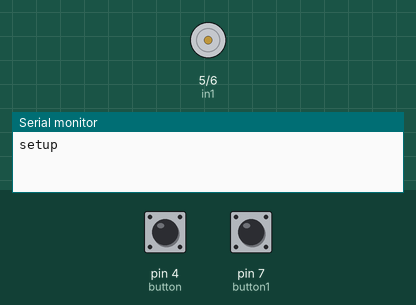
Simulated run of this sketch. Board: Arduino Uno, built with avr-gcc and run on an emulated ATmega328P. Parts: motor-driver pin pairs drawn as motors (green arrow = first pin HIGH = forward, orange = second pin HIGH = backward, longer = more drive), the last lines printed to the serial monitor. Inputs (shaded band) come from the test bench; at power-on: pin 4 (button) LOW, pin 7 (button1) LOW.

Above: at 1.2 s.
1.3 s: pin 4 (button) pulled HIGH for 0.15 s
At 2.5 s:
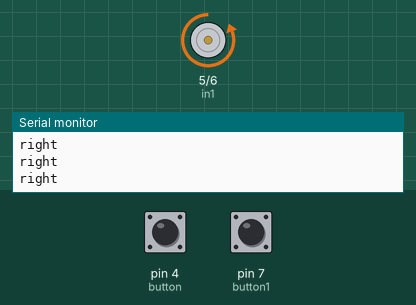
2.9 s: pin 4 (button) pulled HIGH for 1 s
At 3.4 s:
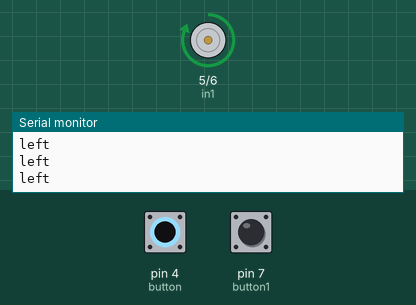
Timing chart, 0 to 5.9 s (numbered marks = the images above; inputs shaded):
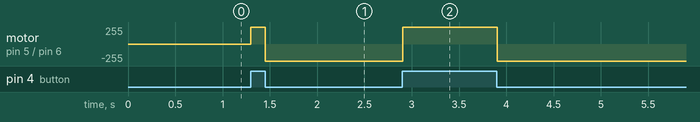

Measured:
- after the input at 1.3 s, motor on pin 5 (in1) / pin 6 (in2): stopped → forward 255/255 at once, → backward 255/255 0.15 s later
- after the input at 2.9 s, motor on pin 5 (in1) / pin 6 (in2): backward 255/255 → forward 255/255 at once, → backward 255/255 1.0 s later

The sketch:

motorComBotao.ino
```cpp
#define in1 5
#define in2 6
#define button 4
#define button1 7


int pressed = false;
bool parado = true ;
// the setup function runs once when you press reset or power the board
void setup() {
  Serial.begin(9600);
  Serial.println("setup");
  pinMode(in1, OUTPUT);
  pinMode(in2, OUTPUT);
  pinMode(button, INPUT);
  pinMode(button1, INPUT);
}

// the loop function runs over and over again forever
void loop() {
  // Read button - Debounce
     digitalRead(button);
     if(!parado){
        if (digitalRead(button)== 1){

      digitalWrite(in1, HIGH);
      digitalWrite(in2, LOW);
      Serial.println("left");


      }else{
        digitalRead(button1);
        digitalWrite(in1,LOW);
      digitalWrite(in2,HIGH);
      Serial.println("right");
      }
      } else {
        if ( digitalRead(button)||digitalRead(button1)){
          parado = false;
        }
      }


 }
```
